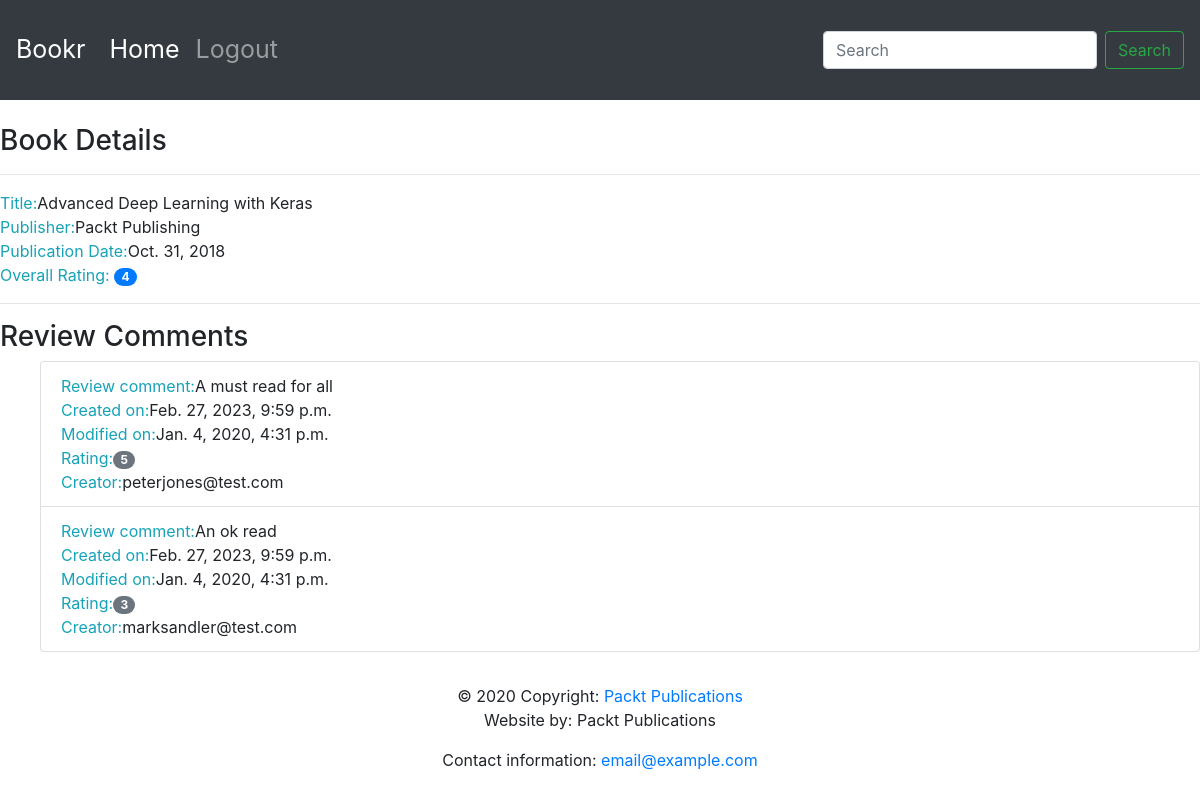
Page /books/1/ on the committed database.
### reviews/models.py (models this page shows, shortened)
class Book(models.Model):
    title = models.CharField(max_length=70,help_text='The title of the book.')
    publication_date = models.DateField(verbose_name='Date the book was published')
    isbn = models.CharField(max_length=20,verbose_name='ISBN number of the book')
    publisher = models.ForeignKey(Publisher,on_delete=models.CASCADE)
    contributors = models.ManyToManyField('Contributor',through='BookContributor')

class Publisher(models.Model):
    name = models.CharField(max_length=50,help_text='The name of the Publisher.')
    website = models.URLField(help_text='The publisher\'s website')
    email = models.EmailField(help_text='The Publisher\'s email address')
    def __str__(self):
        return self.name

class Review(models.Model):
    content = models.TextField(help_text='The Review text.')
    rating = models.IntegerField(help_text='The rating the reviewer has given.')
    date_created = models.DateTimeField(auto_now_add=True,help_text='The date and time the review was created.')
    date_edited = models.DateTimeField(null=True,help_text='The date and time the review was last edited.')
    creator = models.ForeignKey(auth.get_user_model(), on_delete=models.CASCADE)
    book = models.ForeignKey(Book,on_delete=models.CASCADE,help_text='The book that this review is for.')

### reviews/views.py (the view)
# urls.py: path('books/<int:pk>/',BookDetailView.as_view(),name='book_detail')
class BookDetailView(DetailView):
    model = Book
    template_name  = 'reviews/book_detail.html'
    context_object_name = 'book'
    def get_context_data(self, **kwargs):
        context  =  super().get_context_data(**kwargs)
        reviews = self.object.review_set.all()
        if reviews:
            book_rating = average_rating([review.rating for review in reviews])
        else:
            book_rating = None
        context['book_rating'] = book_rating
        context['reviews'] = reviews
        return context

### reviews/utils.py (called while the page is built)
def average_rating(rating_list):
    if not rating_list:
        return 0
    return round(sum(rating_list) /  len(rating_list))

### templates/reviews/book_detail.html
{% extends 'base.html' %}
{% block content %}
    <br>
    <h3>Book Details</h3>
    <hr>
    <span class="text-info">Title:</span><span>{{ book.title }}</span>
    <br>
    <span class="text-info">Publisher:</span><span>{{ book.publisher }}</span>
    <br>
    <span class="text-info">Publication Date:</span><span>{{ book.publication_date }}</span>
    <br>
    {% if not reviews %}
        <hr>
        <h3>Be the first to write a review.</h3>
    {% else %}
        <span class="text-info">Overall Rating: </span><span class="badge badge-primary badge-pill">{{ book_rating }}</span>
        <br>
        <hr>
        <h3>Review Comments</h3>
        <ul>
            {% for review in reviews %}
                <li class="list-group-item">
                    <span class="text-info">Review comment:</span><span>{{ review.content }}</span>
                    <br>
                    <span class="text-info">Created on:</span><span>{{ review.date_created }}</span>
                    <br>
                    <span class="text-info">Modified on:</span><span>{{ review.date_edited }}</span>
                    <br>
                    <span class="text-info">Rating:</span><span class="badge badge-secondary badge-pill">{{ review.rating }}</span>
                    <br>
                    <span class="text-info">Creator:</span><span>{{ review.creator.username }}</span>
                    <br>
                </li>
            {% endfor %}
        </ul>
    {% endif %}
{% endblock %}

### templates/base.html (shortened to what this page needs)
<!doctype html>
<html lang="en">
  <head>
    <link rel="stylesheet" href="https://stackpath.bootstrapcdn.com/bootstrap/4.4.1/css/bootstrap.min.css">
    <link rel="stylesheet" href="https://cdnjs.cloudflare.com/ajax/libs/font-awesome/4.7.0/css/font-awesome.min.css">
  </head>
  <body>
        <nav class="navbar navbar-expand-sm navbar-dark bg-dark sticky-top">
          <a class="navbar-brand" href="/">Bookr</a>
          <div class="collapse navbar-collapse" id="navbarSupportedContent">
            <ul class="navbar-nav mr-auto">
              <li class="nav-item active">
                <a class="nav-link" href="/">Home <span class="sr-only">(current)</span></a>
              </li>
              <li class="nav-item">
                <a class="nav-link" href="#">Logout</a>
              </li>
            </ul>
            <form class="form-inline my-2 my-lg-0">
              <input class="form-control mr-sm-2" type="search" placeholder="Search" aria-label="Search">
              <button class="btn btn-outline-success my-2 my-sm-0" type="submit">Search</button>
            </form>
          </div>
        </nav>
        {% block content %}{% endblock %}
  <footer class="page-footer font-small blue">
    <div class="footer-copyright text-center py-3">© 2020 Copyright:
      <a href="https://www.packtpub.com"> Packt Publications</a>
      <p>Website by: Packt Publications</p>
      <p>Contact information: <a href="mailto:email@example.com">email@example.com</a></p>
    </div>
  </footer>
  </body>
</html>

### templates/base.html (style rules this page uses)
.navbar { min-height: 100px; font-size: 25px; }
.navbar-brand { font-size: 25px; }

### rows in the picture
Book: title "Advanced Deep Learning with Keras", publisher "Packt Publishing", publication_date "Oct. 31, 2018"
Review: content "A must read for all", date_created "Feb. 27, 2023, 9:59 p.m.", date_edited "Jan. 4, 2020, 4:31 p.m.", rating "5", creator.username "peterjones@test.com"
Review: content "An ok read", date_created "Feb. 27, 2023, 9:59 p.m.", date_edited "Jan. 4, 2020, 4:31 p.m.", rating "3", creator.username "marksandler@test.com"

### other values in the picture
{{ book_rating }} "4"
